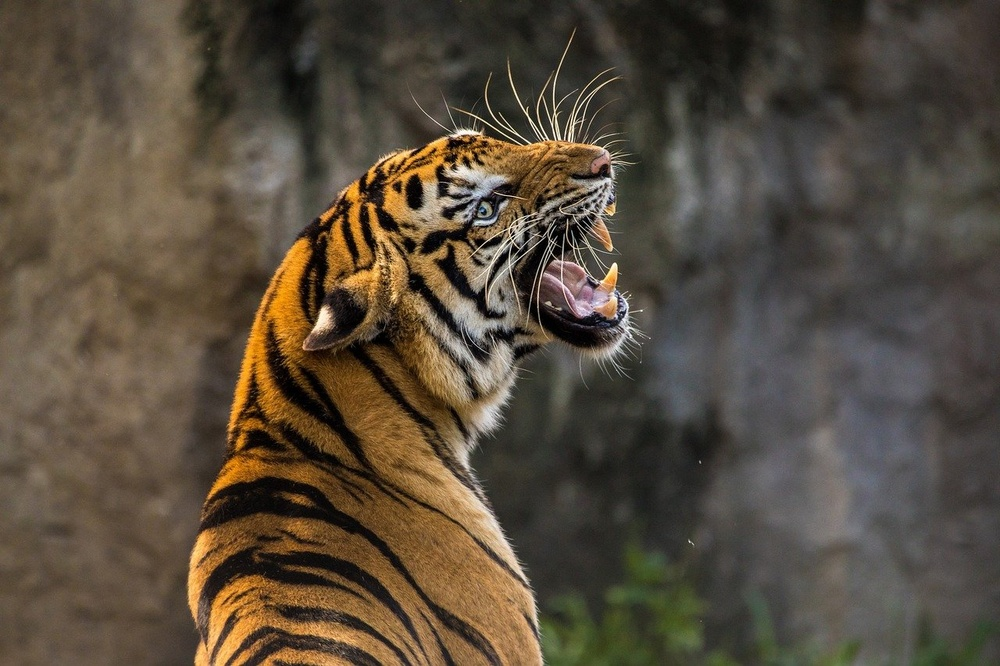
#> input picture images/tiger.jpg, 1000 x 666 px, shrunk from 1280 x 853 before the run
$ python convolution.py
#> lines starting #> are read from the running program, lines starting #| are printed output that depends on the picture
import cv2
import numpy as np
#độ dài cạnh kernel
k = 3
a = cv2.imread('images/tiger.jpg')
#> a is the input picture: shape (666, 1000, 3); mean B, G, R 61, 75.7, 86.7
#Gaussian filter
kernel = np.array([[1, 2, 1],
                   [3, 4, 2],
                   [5, 2, 1]])
# kernel = 1/16 * kernel

kernel = kernel.flatten()
kernel = kernel[::-1]
print(kernel)
a_0 = np.pad(a[:,:,0], (1, ), 'edge')
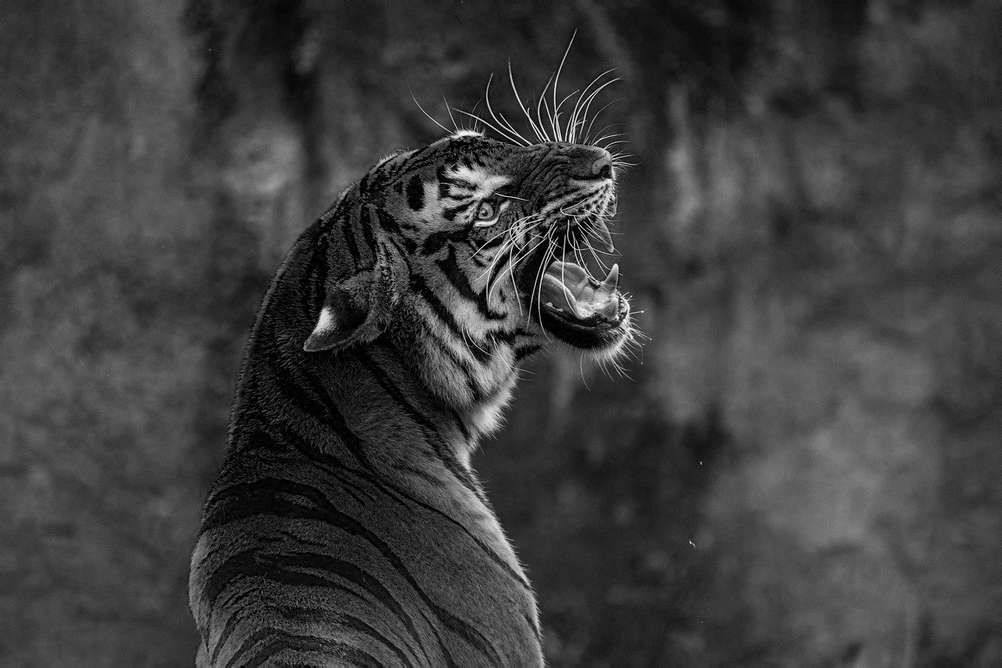
#> a_0: shape (668, 1002); min 0, max 255, mean 60.9
a_1 = np.pad(a[:,:,1], (1, ), 'edge')
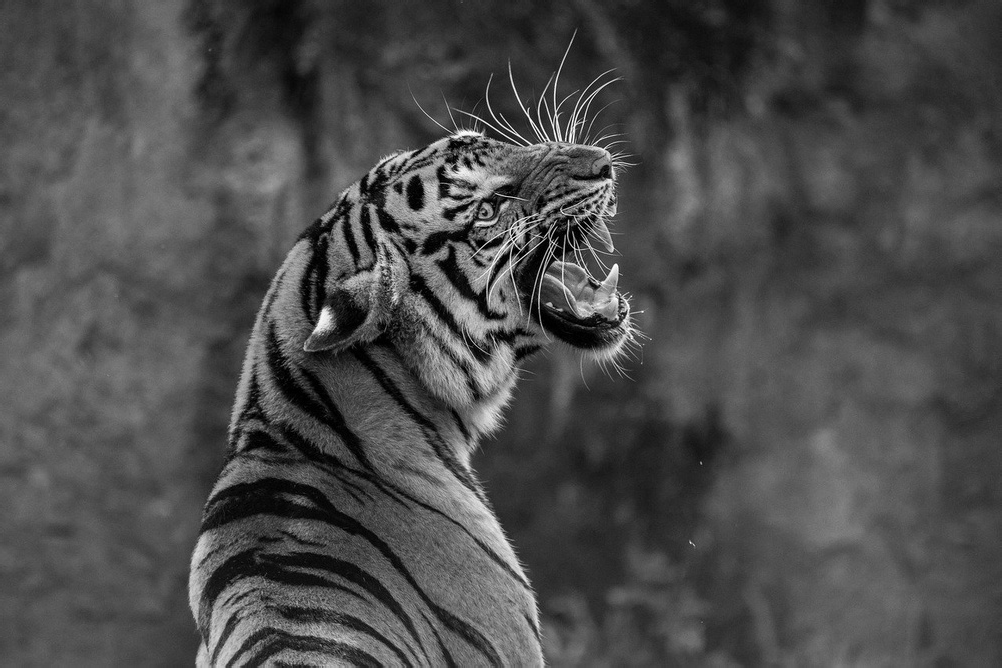
#> a_1: shape (668, 1002); min 0, max 255, mean 75.6
a_2 = np.pad(a[:,:,2], (1, ), 'edge')
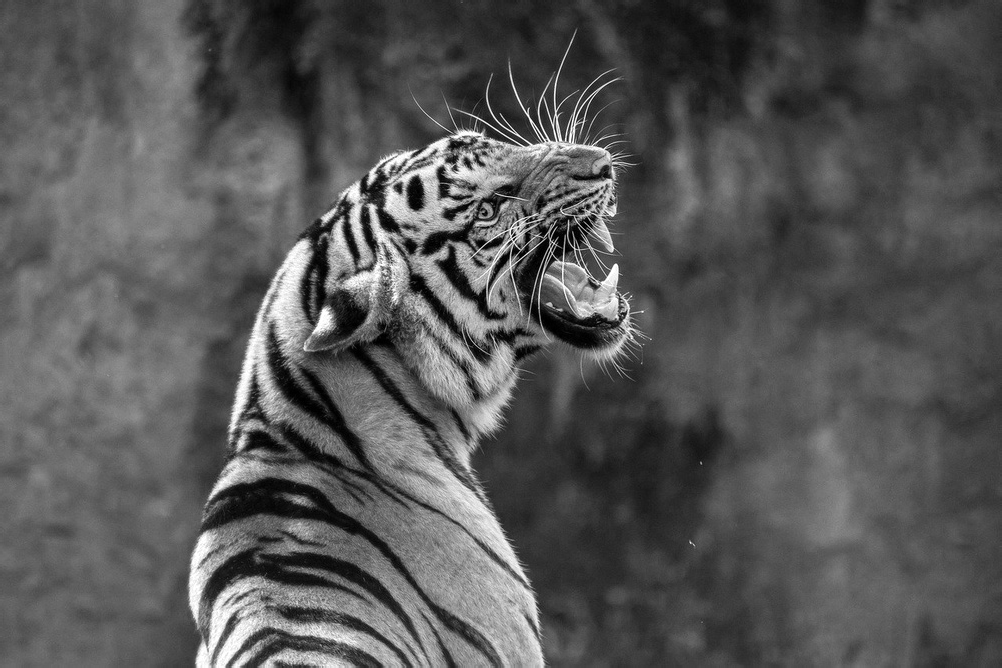
#> a_2: shape (668, 1002); min 0, max 255, mean 86.7
result = a.copy()
for i in range(a.shape[0]):
    for j in range(a.shape[1]):
        f_0 = np.dot(a_0[i:i+k,j:j+k].flatten(), kernel)
        f_1 = np.dot(a_1[i:i+k,j:j+k].flatten(), kernel)
        f_2 = np.dot(a_2[i:i+k,j:j+k].flatten(), kernel)
        result[i][j][0] = 255 if f_0 > 255 else f_0
        result[i][j][1] = 255 if f_1 > 255 else f_1
        result[i][j][2] = 255 if f_2 > 255 else f_2
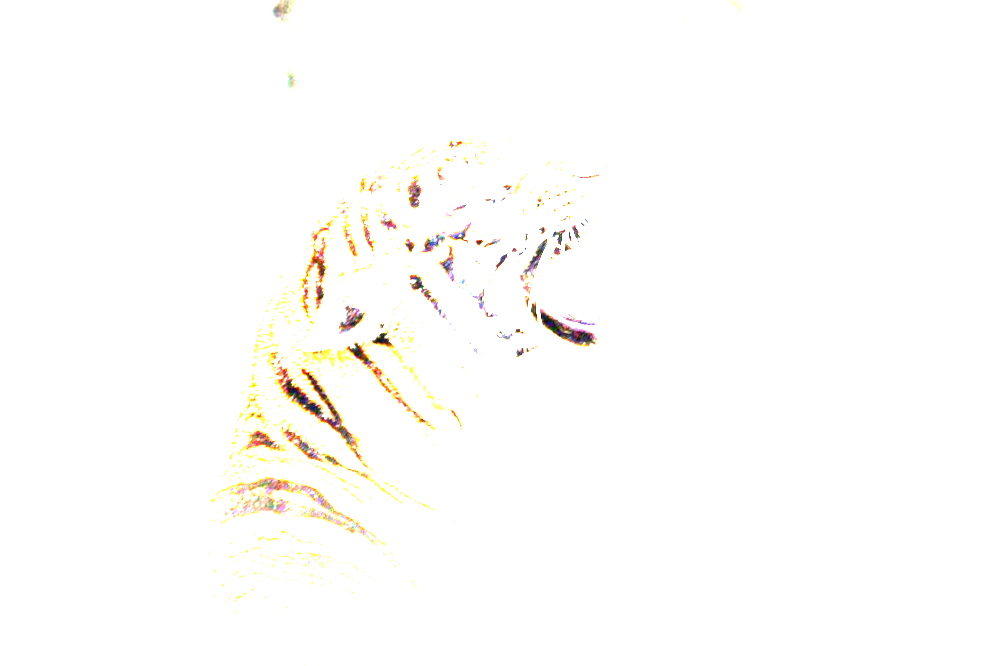
#> result: shape (666, 1000, 3); mean B, G, R 251.6, 253.2, 254.1
cv2.imshow('Original', a)
cv2.imshow('Result_convolution', result)
cv2.waitKey(0)

$ run again, with images/cf.jpg copied over images/tiger.jpg
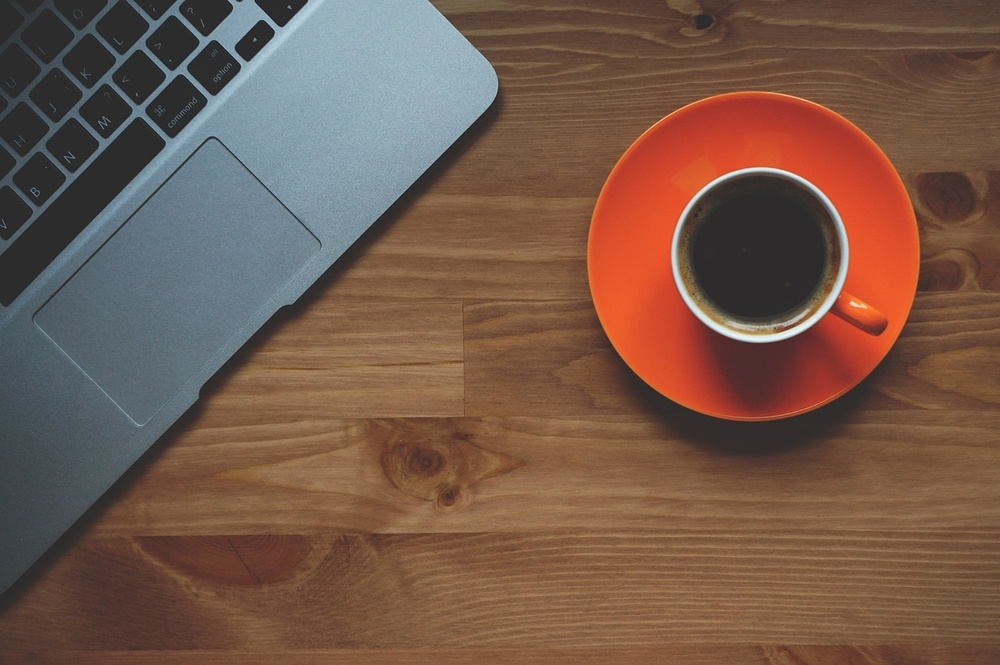
#> input picture images/cf.jpg, 1000 x 665 px, shrunk from 1280 x 851 before the run
#> a is the input picture: shape (665, 1000, 3); mean B, G, R 74, 88.6, 116.9
#> `a_1 = np.pad(a[:,:,1], (1, ), 'edge')`:
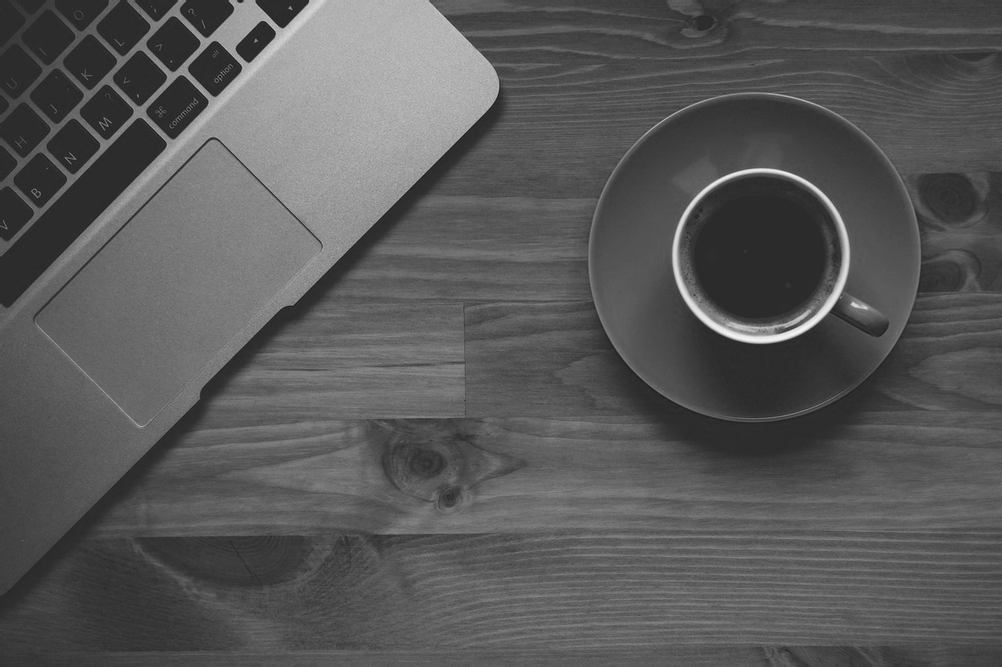
#> a_1: shape (667, 1002); min 21, max 247, mean 88.5
#> `a_2 = np.pad(a[:,:,2], (1, ), 'edge')`:
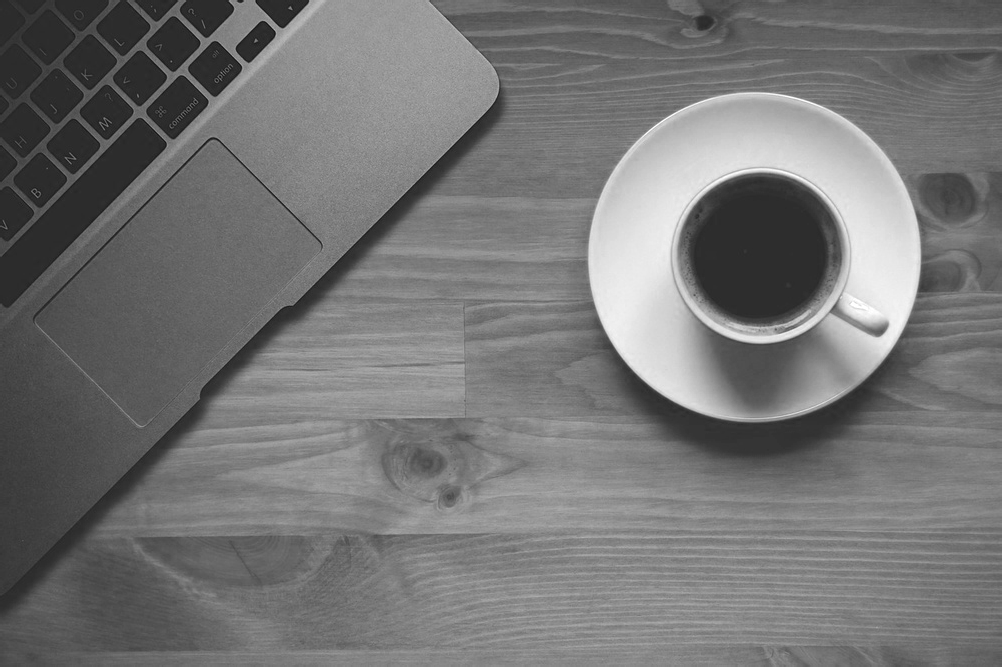
#> a_2: shape (667, 1002); min 13, max 255, mean 116.8
